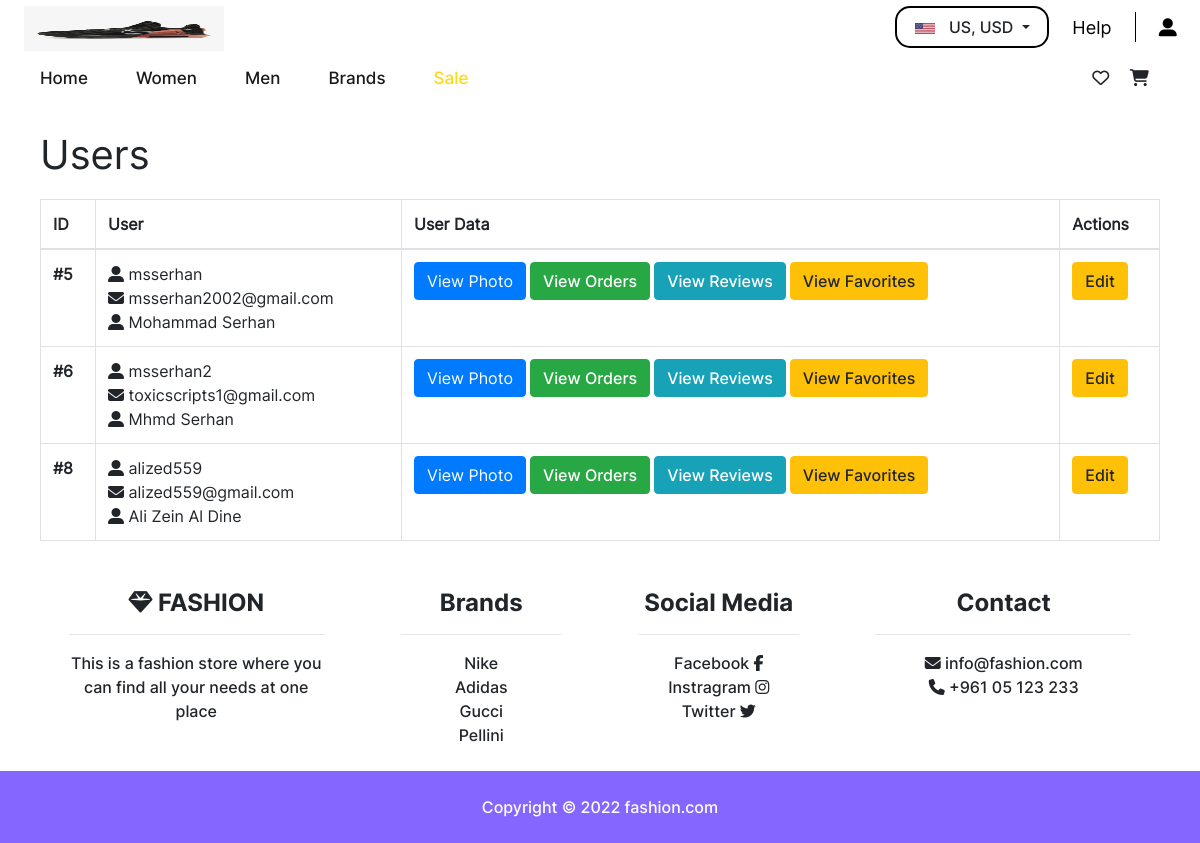
The page /manageAllUsers.php (signed in) on the database its author committed.
### tables this page shows
CREATE TABLE `users` (
  `user_id` int(11) NOT NULL,
  `username` varchar(100) NOT NULL,
  `fullname` varchar(100) NOT NULL,
  `email` varchar(100) NOT NULL,
  `password` varchar(100) NOT NULL,
  `type` varchar(100) NOT NULL DEFAULT 'user'
);

CREATE TABLE `brands` (
  `brand_id` int(11) NOT NULL,
  `name` varchar(255) NOT NULL,
  `link` text NOT NULL,
  `local` int(11) NOT NULL,
  `display_navbar` int(11) NOT NULL,
  `display_footer` int(11) NOT NULL
);

### manageAllUsers.php (the view, shortened to what this page needs)
<!DOCTYPE html>
<html lang="en">
<head>
    <link href="css/manageAllUsers.css" rel="stylesheet" media="screen">
    <?php include 'header.php' ?>
</head>
<body>
    <div class="container-fluid">
        <h1>Users</h1>
        <table class="table table-bordered">
            <thead>
                <tr>
                    <th scope="col">ID</th>
                    <th scope="col">User</th>
                    <th scope="col">User Data</th>
                    <th scope="col">Actions</th>
                </tr>
            </thead>
            <tbody>
                <?php
                    $sql = "SELECT * FROM users";
                    $result = mysqli_query($db, $sql);
                    if($result){
                        if(mysqli_num_rows($result) > 0){
                          while($row = mysqli_fetch_assoc($result)){
                                $user_id = $row['user_id'];
                                $username = $row['username'];
                                $fullname = $row['fullname'];
                                $email = $row['email'];
                                echo "<tr><th scope='row'>#$user_id</th>";
                                echo "<td><i class='fa fa-user-alt'></i> $username<br>";
                                echo "<i class='fa fa-envelope'></i> $email<br>";
                                echo "<i class='fa fa-user-alt'></i> $fullname<br></td>";
                                echo "<td>";
                                echo "<button class='btn btn-primary' data-toggle='modal' data-target='#photo$user_id'>View Photo</button>";
                                echo "<a href='showAllOrders.php?id=$user_id' class='btn btn-success ml-1'>View Orders</a>";
                                echo "<a href='showAllReviews.php?id=$user_id' class='btn btn-info ml-1'>View Reviews</a>";
                                echo "<a href='showAllFavorites.php?id=$user_id' class='btn btn-warning ml-1'>View Favorites</a>";
                                echo "</td>";
                                echo "<td><a href='editUser.php?id=$user_id'><button class='btn btn-warning'>Edit</button></a></td></tr>";
                          }
                        }
                    }
                ?>
            </tbody>
        </table>
    </div>
    <?php include 'footer.php' ?>
</body>
</html>

### footer.php (shortened to what this page needs)
<?php
if(isset($sticky) && $sticky){
    echo "<footer class='text-center fixed-bottom text-lg-start bg-white'>";
}else {
    echo "<footer class='text-center text-lg-start bg-white'>";
}
?>
<div class="container text-center text-md-start mt-5">
    <div class="row mt-3">
        <div class="col-md-3 col-lg-4 col-xl-3 mx-auto mb-4">
            <h6 class="footer-head"><i class="fas fa-gem"></i> FASHION</h6>
            <hr>
            <p>This is a fashion store where you can find all your needs at one place</p>
        </div>
        <div class="col-md-2 col-lg-2 col-xl-2 mx-auto mb-4">
            <h6 class="footer-head">Brands</h6>
            <hr>
            <?php
                include 'includes/config.php';
                $sql = "SELECT name,link FROM brands WHERE display_footer='1'";
                $result = mysqli_query($db, $sql);
                if($result){
                    if(mysqli_num_rows($result) > 0){
                        $totalSize = mysqli_num_rows($result);
                        $currentIndex = 0;
                        while($row = mysqli_fetch_assoc($result)){
                            $footername = $row["name"];
                            $footerlink = $row["link"];
                            echo "<a href='$footerlink' target='_blank' rel='noopener noreferrer' class='text-reset'>$footername</a>";
                            $currentIndex++;
                            if($currentIndex != $totalSize){
                                echo '<br>';
                            }
                        }
                    }else {
                    }
                }
            ?>
        </div>
        <div class="col-md-3 col-lg-2 col-xl-2 mx-auto mb-4">
            <h6 class="footer-head">Social Media</h6>
            <hr>
            <a href="https://www.facebook.com" target='_blank' rel='noopener noreferrer' class="text-reset">Facebook <i class="fab fa-facebook-f"></i></a>
            <br>
            <a href="https://www.instagram.com" target='_blank' rel='noopener noreferrer' class="text-reset">Instragram <i class="fab fa-instagram"></i></a>
            <br>
            <a href="https://www.twitter.com" target='_blank' rel='noopener noreferrer' class="text-reset">Twitter <i class="fab fa-twitter"></i></a>
        </div>
        <div class="col-md-4 col-lg-3 col-xl-3 mx-auto mb-md-0 mb-4">
            <h6 class="footer-head">Contact</h6>
            <hr>
            <a href="mailto:info@fashion.com" class="text-reset"><i class="fas fa-envelope me-3"></i> info@fashion.com</a>
            <p><i class="fas fa-phone me-3"></i> +961 05 123 233</p>
        </div>
    </div>
</div>
<div class="text-center p-4 copyrighttext" style="background-color: #8567FF">
    Copyright © 2022
    <a class="text-reset fw-bold" style="color: white;" href="#">fashion.com</a>
</div>
</footer>

### css/manageAllUsers.css (style rules this page uses)
.container-fluid { padding: 30px 40px 0 40px !important; font-family: Inter; }
table { margin: 20px 0 20px 0; }

### css/header.css (style rules this page uses)
.footer-head { font-family: Inter-Bold; font-size: 24px; }
footer { font-family: Inter-Medium; }
.copyrighttext { font-family: Inter-Medium; color: white; }

### rows shown on the page
users: user_id "5", username "msserhan", email "msserhan2002@gmail.com", fullname "Mohammad Serhan"
users: user_id "6", username "msserhan2", email "toxicscripts1@gmail.com", fullname "Mhmd Serhan"
users: user_id "8", username "alized559", email "alized559@gmail.com", fullname "Ali Zein Al Dine"
brands: name "Nike"
brands: name "Adidas"
brands: name "Gucci"
brands: name "Pellini"
